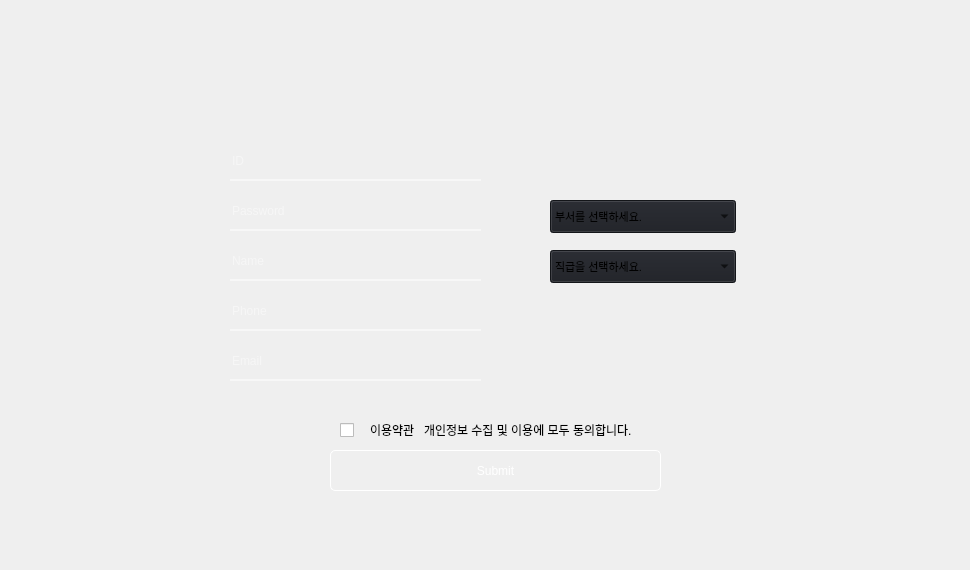
                     <widget class="QWidget" name="signuppage">
                      <property name="styleSheet">
                       <string notr="true">QPushButton#signup_btn_submit {
    border-style: solid;
    border-width: 1px;
    border-color: rgb(255, 255, 255);
    border-radius: 5px;
    padding: 5px 10px;
    color: white;
}


QPushButton#signup_btn_submit:hover {
    background-color: rgba(70, 130, 180, 1);
}

QPushButton#signup_btn_submit:pressed {
    background-color: rgba(25, 25, 112, 1);
}

QPushButton#signup_btn_back {
    border-style: solid;
    border-width: 1px;
    border-color: rgb(255, 255, 255);
    border-radius: 15px;
    padding: 5px 10px;
    color: white;
}
QPushButton#signup_btn_back:hover {
    background-color: rgba(70, 130, 180, 1);
}

QPushButton#signup_btn_back:pressed {
    background-color: rgba(25, 25, 112, 1);
}</string>
                      </property>
                      <widget class="QLabel" name="signup_label_back">
                       <property name="geometry">
                        <rect>
                         <x>20</x>
                         <y>20</y>
                         <width>941</width>
                         <height>541</height>
                        </rect>
                       </property>
                       <property name="styleSheet">
                        <string notr="true">background-image: url(:/images/images/images/loginbackground.jpg);
border-radius: 20px;
</string>
                       </property>
                       <property name="text">
                        <string/>
                       </property>
                      </widget>
                      <widget class="QLineEdit" name="signup_input_id">
                       <property name="geometry">
                        <rect>
                         <x>230</x>
                         <y>150</y>
                         <width>251</width>
                         <height>31</height>
                        </rect>
                       </property>
                       <property name="styleSheet">
                        <string notr="true">background-color:rgba(0,0,0,0);
border:none;
border-bottom:2px solid rgba(255, 255, 255, 120);
color:rgba(255, 255, 255, 230);
padding-bottom:7px;
font: 12pt &quot;Segoe UI&quot;;</string>
                       </property>
                       <property name="placeholderText">
                        <string>ID</string>
                       </property>
                      </widget>
                      <widget class="QLineEdit" name="signup_input_pw">
                       <property name="geometry">
                        <rect>
                         <x>230</x>
                         <y>200</y>
                         <width>251</width>
                         <height>31</height>
                        </rect>
                       </property>
                       <property name="styleSheet">
                        <string notr="true">background-color:rgba(0,0,0,0);
border:none;
border-bottom:2px solid rgba(255, 255, 255, 120);
color:rgba(255, 255, 255, 230);
padding-bottom:7px;
font: 12pt &quot;Segoe UI&quot;;</string>
                       </property>
                       <property name="echoMode">
                        <enum>QLineEdit::EchoMode::Password</enum>
                       </property>
                       <property name="placeholderText">
                        <string>Password</string>
                       </property>
                      </widget>
                      <widget class="QLineEdit" name="signup_input_name">
                       <property name="geometry">
                        <rect>
                         <x>230</x>
                         <y>250</y>
                         <width>251</width>
                         <height>31</height>
                        </rect>
                       </property>
                       <property name="styleSheet">
                        <string notr="true">background-color:rgba(0,0,0,0);
border:none;
border-bottom:2px solid rgba(255, 255, 255, 120);
color:rgba(255, 255, 255, 230);
padding-bottom:7px;
font: 12pt &quot;Segoe UI&quot;;</string>
                       </property>
                       <property name="placeholderText">
                        <string>Name</string>
                       </property>
                      </widget>
                      <widget class="QLineEdit" name="signup_input_phone">
                       <property name="geometry">
                        <rect>
                         <x>230</x>
                         <y>300</y>
                         <width>251</width>
                         <height>31</height>
                        </rect>
                       </property>
                       <property name="styleSheet">
                        <string notr="true">background-color:rgba(0,0,0,0);
border:none;
border-bottom:2px solid rgba(255, 255, 255, 120);
color:rgba(255, 255, 255, 230);
padding-bottom:7px;
font: 12pt &quot;Segoe UI&quot;;</string>
                       </property>
                       <property name="placeholderText">
                        <string>Phone</string>
                       </property>
                      </widget>
                      <widget class="QLineEdit" name="signup_input_email">
                       <property name="geometry">
                        <rect>
                         <x>230</x>
                         <y>350</y>
                         <width>251</width>
                         <height>31</height>
                        </rect>
                       </property>
                       <property name="styleSheet">
                        <string notr="true">background-color:rgba(0,0,0,0);
border:none;
border-bottom:2px solid rgba(255, 255, 255, 120);
color:rgba(255, 255, 255, 230);
padding-bottom:7px;
font: 12pt &quot;Segoe UI&quot;;</string>
                       </property>
                       <property name="placeholderText">
                        <string>Email</string>
                       </property>
                      </widget>
                      <widget class="QComboBox" name="signup_combo_dept">
                       <property name="geometry">
                        <rect>
                         <x>550</x>
                         <y>200</y>
                         <width>186</width>
                         <height>33</height>
                        </rect>
                       </property>
                       <property name="font">
                        <font>
                         <family>Segoe UI</family>
                         <pointsize>8</pointsize>
                         <italic>false</italic>
                         <fontweight>ExtraLight</fontweight>
                        </font>
                       </property>
                       <property name="autoFillBackground">
                        <bool>false</bool>
                       </property>
                       <property name="styleSheet">
                        <string notr="true">
font: 8pt &quot;Segoe UI&quot;;
font-weight: 200;
background-color: rgb(27, 29, 35);
</string>
                       </property>
                       <property name="currentText">
                        <string>부서를 선택하세요.</string>
                       </property>
                       <property name="iconSize">
                        <size>
                         <width>16</width>
                         <height>16</height>
                        </size>
                       </property>
                       <property name="frame">
                        <bool>true</bool>
                       </property>
                       <item>
                        <property name="text">
                         <string>부서를 선택하세요.</string>
                        </property>
                       </item>
                       <item>
                        <property name="text">
                         <string> 1팀</string>
                        </property>
                       </item>
                       <item>
                        <property name="text">
                         <string> 2팀</string>
                        </property>
                       </item>
                       <item>
                        <property name="text">
                         <string> 3팀</string>
                        </property>
                       </item>
                       <item>
                        <property name="text">
                         <string> 솔루션팀</string>
                        </property>
                       </item>
                      </widget>
                      <widget class="QComboBox" name="signup_combo_position">
                       <property name="geometry">
                        <rect>
                         <x>550</x>
                         <y>250</y>
                         <width>186</width>
                         <height>33</height>
                        </rect>
                       </property>
                       <property name="font">
                        <font>
                         <family>Segoe UI</family>
                         <pointsize>8</pointsize>
                         <italic>false</italic>
                         <fontweight>ExtraLight</fontweight>
                        </font>
                       </property>
                       <property name="autoFillBackground">
                        <bool>false</bool>
                       </property>
                       <property name="styleSheet">
                        <string notr="true">background-color: rgb(27, 29, 35);

font: 8pt &quot;Segoe UI&quot;;
font-weight: 200;</string>
                       </property>
                       <property name="currentText">
                        <string>직급을 선택하세요.</string>
                       </property>
                       <property name="iconSize">
                        <size>
                         <width>16</width>
                         <height>16</height>
                        </size>
                       </property>
                       <property name="frame">
                        <bool>true</bool>
                       </property>
                       <item>
                        <property name="text">
                         <string>직급을 선택하세요.</string>
                        </property>
                       </item>
                       <item>
                        <property name="text">
                         <string>회장</string>
                        </property>
                       </item>
                       <item>
                        <property name="text">
                         <string>사장</string>
                        </property>
                       </item>
                       <item>
                        <property name="text">
                         <string>차장</string>
                        </property>
                       </item>
                       <item>
                        <property name="text">
                         <string>과장</string>
                        </property>
                       </item>
                       <item>
                        <property name="text">
                         <string>대리</string>
                        </property>
                       </item>
                       <item>
                        <property name="text">
                         <string>사원</string>
                        </property>
                       </item>
                      </widget>
                      <widget class="QPushButton" name="signup_btn_submit">
                       <property name="geometry">
                        <rect>
                         <x>330</x>
                         <y>450</y>
                         <width>331</width>
                         <height>41</height>
                        </rect>
                       </property>
                       <property name="styleSheet">
                        <string notr="true">font: 10pt &quot;Segoe UI&quot;;
</string>
                       </property>
                       <property name="text">
                        <string>Submit</string>
                       </property>
                      </widget>
                      <widget class="QCheckBox" name="signup_checkbox_agree">
                       <property name="geometry">
                        <rect>
                         <x>340</x>
                         <y>420</y>
                         <width>21</width>
                         <height>20</height>
                        </rect>
                       </property>
                       <property name="text">
                        <string/>
                       </property>
                      </widget>
                      <widget class="QLabel" name="signup_label_useagree">
                       <property name="geometry">
                        <rect>
                         <x>370</x>
                         <y>422</y>
                         <width>51</width>
                         <height>16</height>
                        </rect>
                       </property>
                       <property name="styleSheet">
                        <string notr="true">font: 9pt &quot;Segoe UI&quot;;
font-weight: 200;</string>
                       </property>
                       <property name="text">
                        <string>이용약관</string>
                       </property>
                      </widget>
                      <widget class="QLabel" name="signup_label_infoagree">
                       <property name="geometry">
                        <rect>
                         <x>424</x>
                         <y>422</y>
                         <width>241</width>
                         <height>16</height>
                        </rect>
                       </property>
                       <property name="styleSheet">
                        <string notr="true">font: 9pt &quot;Segoe UI&quot;;
font-weight: 200;</string>
                       </property>
                       <property name="text">
                        <string>개인정보 수집 및 이용에 모두 동의합니다.</string>
                       </property>
                      </widget>
                      <widget class="QPushButton" name="signup_btn_back">
                       <property name="geometry">
                        <rect>
                         <x>705</x>
                         <y>100</y>
                         <width>31</width>
                         <height>31</height>
                        </rect>
                       </property>
                       <property name="styleSheet">
                        <string notr="true">background-image: url(:/images/images/icons/free-icon-back-button-5708793 (1).png);
background-position: centered;
background-repeat: no-repeat;
border:none;
</string>
                       </property>
                       <property name="text">
                        <string/>
                       </property>
                      </widget>
                     </widget>
